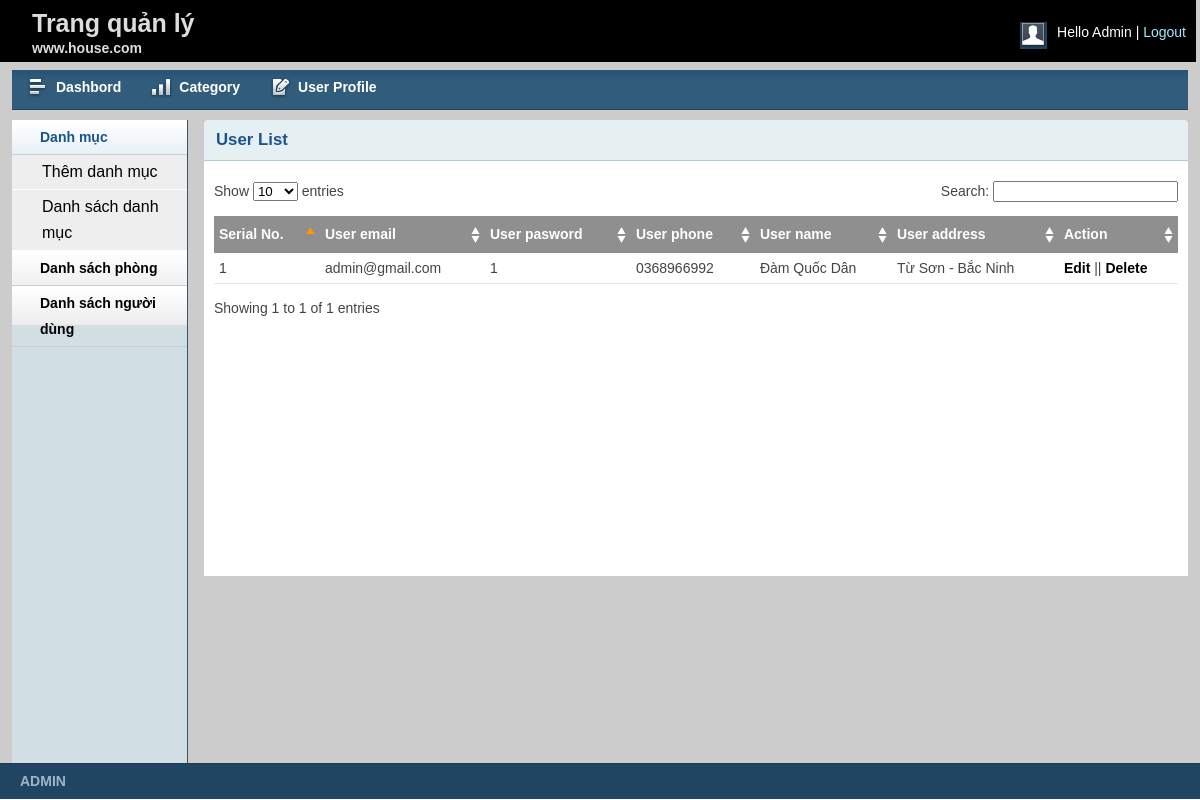
Page /admin/userprofile.php (signed in) on the earlier database version.
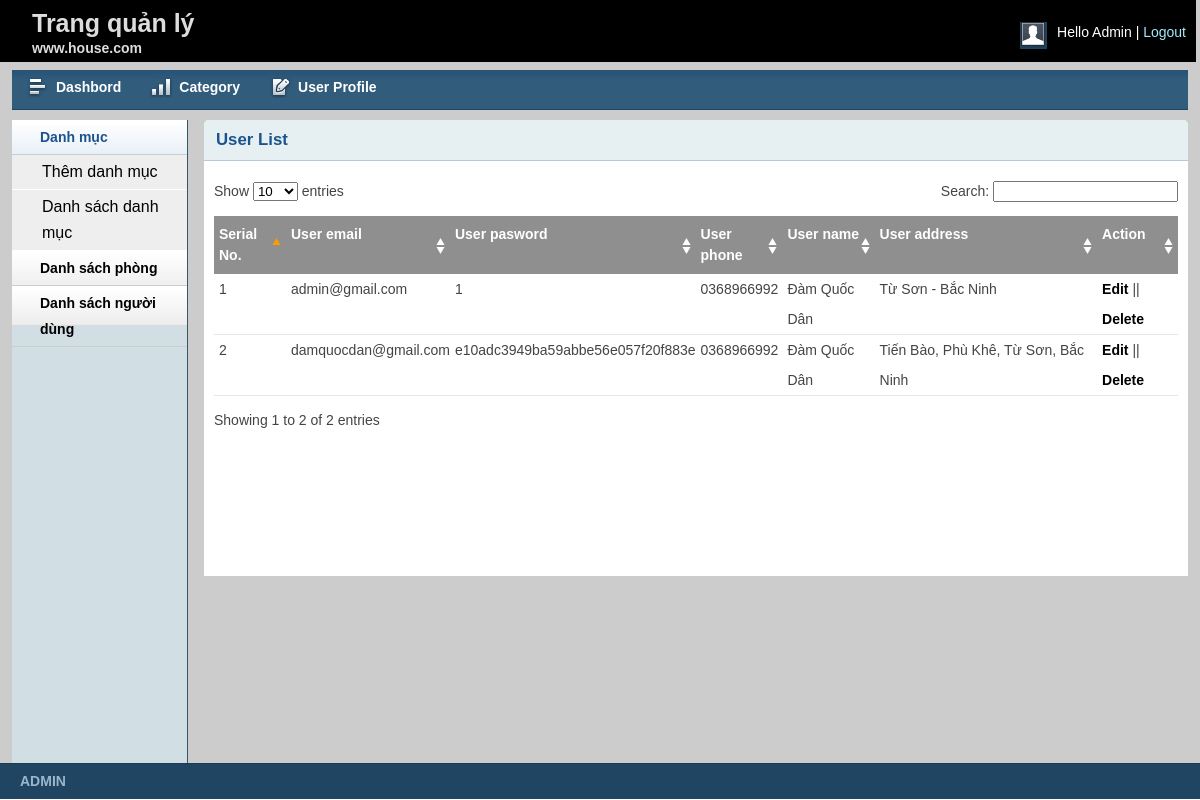
Same page on the later database version.
### tables this page shows
CREATE TABLE `tbl_user` (
  `user_id` int(11) UNSIGNED NOT NULL,
  `user_email` varchar(50) NOT NULL DEFAULT '0',
  `user_password` varchar(50) NOT NULL DEFAULT '0',
  `user_phone` varchar(15) NOT NULL DEFAULT '',
  `user_name` varchar(100) NOT NULL DEFAULT '',
  `user_address` varchar(200) NOT NULL DEFAULT ''
);

### modules/database.php (called while the page is built, shortened)
<?php
Class Database{
public $host = HOST;
public $user = USERNAME;
public $pass = PASSWORD;
public $dbname = DB_NAME1;
public $link;
private function connectDB(){
$this->link = new mysqli($this->host, $this->user, $this->pass,
$this->dbname);
}
public function select($query){
$result = $this->link->query($query) or
die($this->link->error.__LINE__);
if($result->num_rows > 0){
return $result;
} else {
return false;
}
}
}

### models/user_model.php (called while the page is built, shortened)
<?php
    include '../modules/database.php';
?>
<?php
     class User_Model
     {
        private $db;
        public function __construct()
        {
            $this->db = new Database();
        }
        public function show_user(){
            $query = "SELECT * FROM tbl_user";
            $result = $this->db->select($query);
            return $result;
        }
    }
?>

### admin/userprofile.php (the view, shortened to what this page needs)
<?php include 'inc/header.php';?>
<?php include 'inc/sidebar.php';?>
<?php
    include "../models/user_model.php";
?>
<?php
    $class = new User_Model();
?>
        <div class="grid_10">
            <div class="box round first grid">
                <h2>User List</h2>
                <div class="block">
                    <table class="data display datatable" id="example">
					<thead>
						<tr>
							<th>Serial No.</th>
							<th>User email</th>
                            <th>User pasword</th>
                            <th>User phone</th>
                            <th>User name</th>
                            <th>User address</th>
							<th>Action</th>
						</tr>
					</thead>
					<tbody>
                        <?php
                        $show = $class->show_user();
                        if($show){
                            $i = 0;
                            while($result = $show->fetch_assoc()) {
                                $i++;
                        ?>
						<tr class="odd gradeX">
							<td><?php echo $i; ?></td>
							<td><?php echo $result['user_email']; ?></td>
                            <td><?php echo $result['user_password']; ?></td>
                            <td><?php echo $result['user_phone']; ?></td>
                            <td><?php echo $result['user_name']; ?></td>
                            <td><?php echo $result['user_address']; ?></td>
							<td><a href="useredit.php?userid=<?php echo $result['user_id'] ?>">Edit</a> || <a onclick="return confirm('Are you want to delete?')" href="?deleteUserid=<?php echo $result['user_id'] ?>">Delete</a></td>
						</tr>
                        <?php
                        }}
                        ?>
					</tbody>
				</table>
               </div>
            </div>
        </div>
<?php include 'inc/footer.php';?>

### admin/inc/header.php (shortened to what this page needs)
<!DOCTYPE html>
<html>
<head>
    <link rel="stylesheet" type="text/css" href="css/reset.css" media="screen" />
    <link rel="stylesheet" type="text/css" href="css/text.css" media="screen" />
    <link rel="stylesheet" type="text/css" href="css/grid.css" media="screen" />
    <link rel="stylesheet" type="text/css" href="css/layout.css" media="screen" />
    <link rel="stylesheet" type="text/css" href="css/nav.css" media="screen" />
    <link href="css/table/demo_page.css" rel="stylesheet" type="text/css" />
</head>
<body>
    <div class="container_12" style="background-color: #ccc;">
        <div class="grid_12 header-repeat" style="margin:0px;">
            <div id="branding" style="background-color: #000; width: 100%;">
				<div class="floatleft middle">
					<h1>Trang quản lý</h1>
					<p>www.house.com</p>
				</div>
                <div class="floatright">
                    <div class="floatleft">
                        <img src="img/img-profile.jpg" alt="Profile Pic" /></div>
                    <div class="floatleft marginleft10">
                        <ul class="inline-ul floatleft">
                            <li>Hello Admin</li>
                            <li><a href="?action=logout">Logout</a></li>
                        </ul>
                    </div>
                </div>
            </div>
        </div>
        <div class="grid_12">
            <ul class="nav main">
            <li class="ic-grid-tables"><a href="index.php"><span>Dashbord</span></a></li>
                <li class="ic-dashboard"><a href="catlist.php"><span>Category</span></a> </li>
                <li class="ic-form-style"><a href="userprofile.php"><span>User Profile</span></a></li>
            </ul>
        </div>

### admin/inc/sidebar.php (shortened to what this page needs)
<div class="grid_2">
    <div class="box sidemenu">
        <div class="block" id="section-menu">
            <ul class="section menu">
                <li><a class="menuitem">Danh mục</a>
                    <ul class="submenu">
                        <li><a href="catadd.php">Thêm danh mục </a> </li>
                        <li><a href="catlist.php">Danh sách danh mục</a> </li>
                    </ul>
                </li>
                <li><a class="menuitem">Danh sách phòng</a>
                </li>
                <li><a class="menuitem">Danh sách người dùng</a>
                </li>
            </ul>
        </div>
    </div>
</div>

### admin/inc/footer.php (shortened to what this page needs)
    </div>
    <div id="site_info">
        <p>
         <a href="">ADMIN</a>
        </p>
    </div>
</body>
</html>

### admin/css/layout.css (style rules this page uses)
body { background: #fff none repeat scroll 0 0; color: #444; font-size: 14px; padding: 0; }
.floatleft { float:left; }
.middle { margin-left: 22px; margin-top: -14px; }
.middle h1 { color:#ddd;margin:0 }
.middle p { color: #ddd; margin: 0; font-weight: bold; }
.floatright { float:right; }
.inline-ul li { display:inline; color:#fff; }
.marginleft10 { margin-left:10px; }
a { color: #000; font-weight:bold; text-decoration: none; }
.container_12, .container_16 { background:#2E5E79; }
h1, h2, h3, h4, h5, h6 { line-height:1.2em; margin-bottom:.3em; }
h2 { margin-top:1em; }
#branding { font-weight: normal; margin-bottom: 0; padding: 22px 10px 3px; text-align: left; }
.header-repeat { background:url(../img/header-repeat.jpg) repeat-x; }
#branding a { color:#A1EAFF; font-weight:normal; }
#branding a:before { content:" | "; color:#fff; }
#branding ul, #branding ul li { margin:0px; padding:0px; }
#branding li { padding:0px 0px 0px 0px !important; }
.box { background:#fff; margin-bottom:20px; padding:10px 10px 10px 10px; margin-left:-8px; }
.box.grid { padding-bottom:40px; }
.box.round { -moz-border-radius: 5px 5px 0px 0px; -webkit-border-radius: 5px 5px 0px 0px; border-radius: 5px 5px 0px 0px; }
.box h2 { font-size:1.2em; font-weight:bold; color:#1B548D; background:#E6F0F3; margin:-10px -10px 0 -10px; padding:10px 12px; border-bottom:1px solid #B3CBD6; -moz-border-radius: 5px 5px 0px 0px; -webkit-border-radius: 5px 5px 0px 0px; border-radius: 5px 5px 0px 0px; }
.box.first { min-height: 406px; }
.block { padding-top:20px; }
.box.sidemenu { background-color:#D1DEE4; border-right:1px solid #3A5665; padding:0px; margin:0px; cursor:pointer; }
.box.sidemenu .block { padding-top:0px; margin-top:0px; }
p { margin-bottom:1em; }
ul, ol { padding-top:0; }
ul.menu { list-style:none; border-top:1px solid #bbb; }
ul.menu li { margin:0; }
ul.menu li a { display:block; padding:4px 10px; border-bottom:1px solid #ccc; }
ul.menu ul { list-style:none; margin:0; }
ul.menu ul li a { padding-left:30px; }
ul.section { border-top:0; margin-bottom:0; }
ul.section li a { background:url(../img/sidemenu-repeat.jpg) repeat-x; line-height:26px; padding-left:28px; }
ul.section li li a { background:#ddd; border-bottom:1px solid #eee; }
ul.section ul li { text-transform:none; }
ul.section ul.current li a { background: #eee none repeat scroll 0 0; border-bottom: 1px solid #fff; font-size: 16px; font-weight: normal; }
ul.section li a.current { color:#1B548D; background:url(../img/sidemenu-repeat-hover.jpg) repeat-x; }
#site_info { color:#fff; background:#204562; border-top:1px solid #1d3b53; padding-left:20px; }
#site_info p { line-height:35px; margin-bottom:0px; }
#site_info a { color:#9ab6cc; }
.block { padding-bottom:1px; }
table.display { margin: 0 auto; clear: both; width: 100%; }
.sorting_asc { background: #8f8f8f url(../img/table/sort_asc.png) no-repeat center right; padding:8px 5px; text-align:left; color:#fff; }
.sorting { background:#8f8f8f url(../img/table/sort_both.png) no-repeat center right; padding:8px 5px; text-align:left; color:#fff; }
tr.odd { height: 30px; line-height: 30px; border-bottom:1px solid #e6e6e6; }
tr.even { height: 30px; line-height: 30px; border-bottom:1px solid #e6e6e6; }
tr.odd td, tr.even td { padding-left:5px; }

### admin/css/nav.css (style rules this page uses)
ul.nav, ul.nav * { margin:0;padding:0; }
ul.nav { background: rgba(0, 0, 0, 0) url("../img/nav-repeat2.jpg") repeat-x scroll 0 8px !important; height: 58px; max-width: 100%; position: relative; }
ul.nav li { cursor:pointer; float:left; text-align:center; list-style-type:none; font-weight:normal; vertical-align:middle; }
ul.nav li a { color:#fff; font-weight:bold; text-decoration:none; display:block; float:left; padding:0 1em; height:3.7em; line-height:3.7em; }
ul.main li { position:relative; top:0; left:0; }
ul.main li a { height:3.7em; line-height:3.7em; border:0; color:#fff; }
ul.nav li.ic-dashboard a span, .ic-dashboard { background:url(../img/icon-dashboard.png) no-repeat center left; }
ul.nav li.ic-form-style a span, .ic-form-style { background:url(../img/icon-form-style.png) no-repeat center left; }
ul.nav li.ic-grid-tables a span, .ic-grid-tables { background:url(../img/icon-grid-tables.png) no-repeat center left; }
ul.nav li { background-image: none !important; overflow: hidden; }
ul.nav li a span { padding: 0px 0px 0px 30px; display: block; background-repeat: no-repeat; white-space: nowrap; }

Differences in the rows shown:
added tbl_user: user_email "damquocdan@gmail.com", user_password "e10adc3949ba59abbe56e057f20f883e", user_phone "0368966992", user_name "Đàm Quốc Dân", user_address "Tiến Bào, Phù Khê, Từ Sơn, Bắc Ninh"
Other differences:
text written by a page script: "Show entries Search: Showing 1 to 1 of 1 entries" → "Show entries Search: Showing 1 to 2 of 2 entries"
